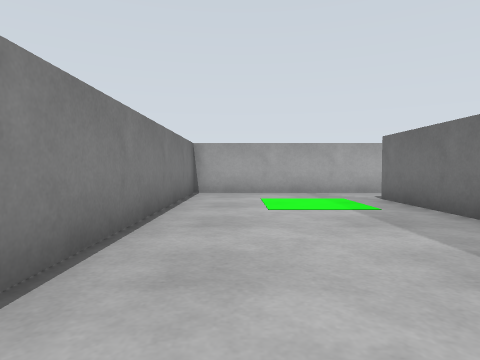
[1] (above)

21 first-person views from a walk through a robot-simulator world made for Gazebo. The camera is 0.72 m above the floor, tilts 2° down and sees 75° across. The floor is counted in squares, 1 m on a side. Each view is taken from the middle of a square. On the plan, view 1 faces up. The plan holds only what a view shows up to about 10 squares ahead; the rest is blank.

[2]
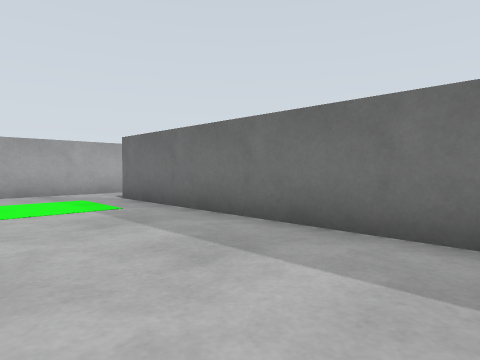

[3]
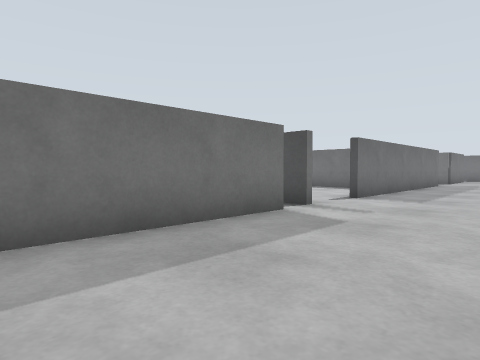

[4]
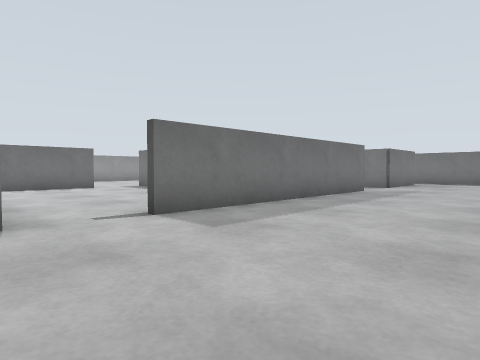

[5]
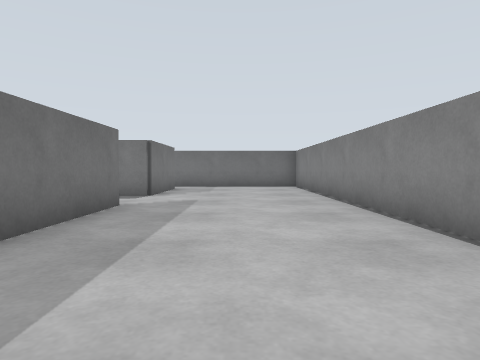

[6]
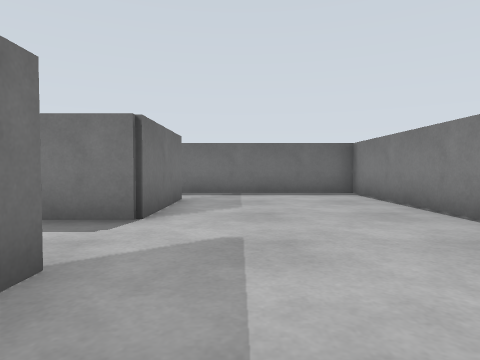

[7]
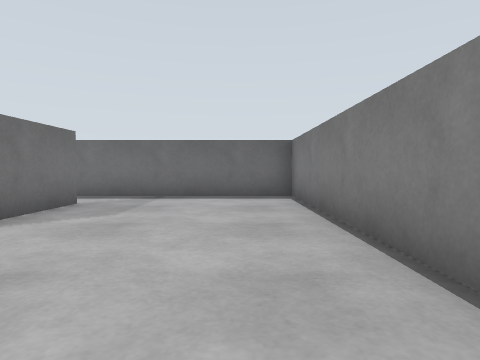

[8]
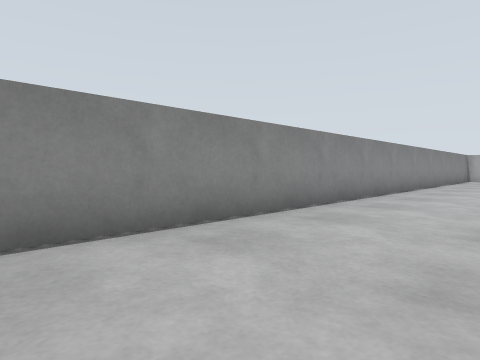

[9]
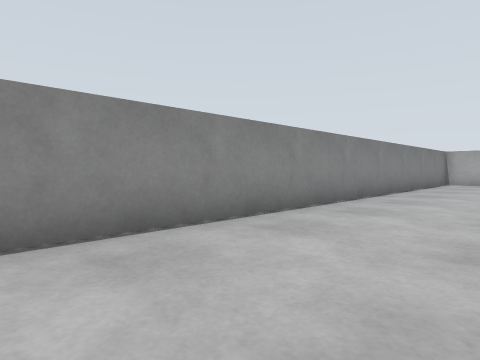

[10]
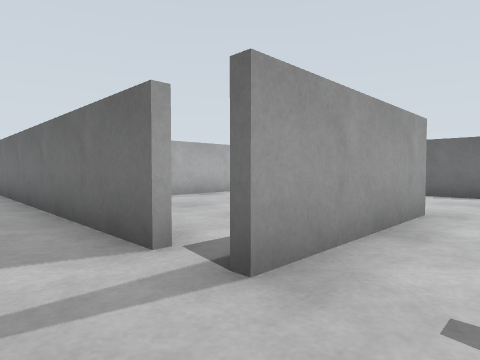

[11]
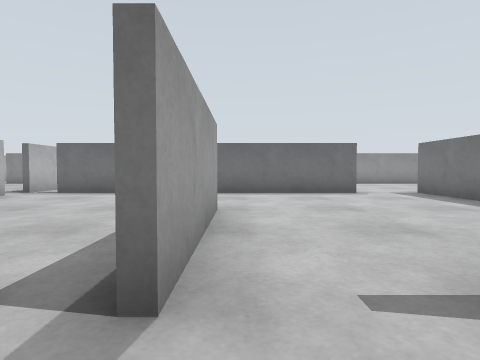

[12]
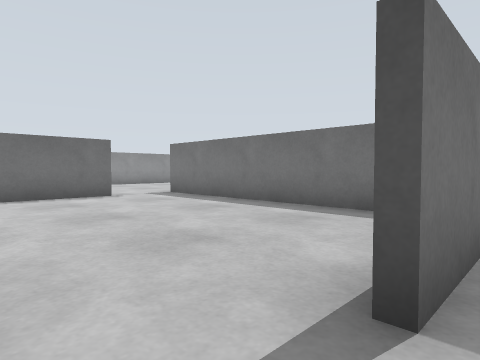

[13]
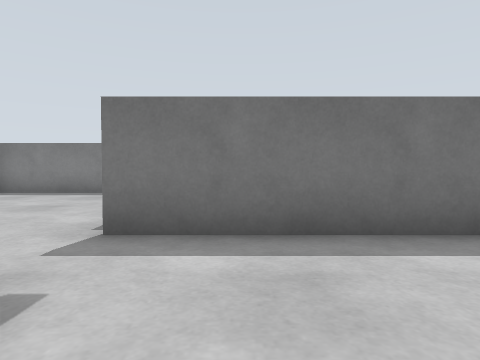

[14]
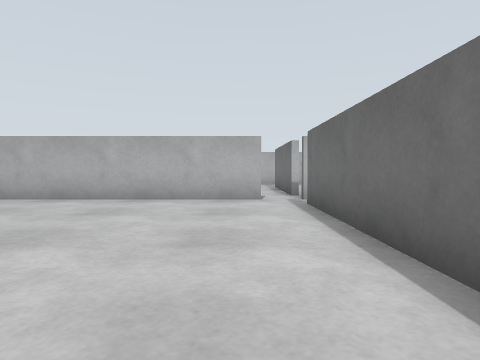

[15]
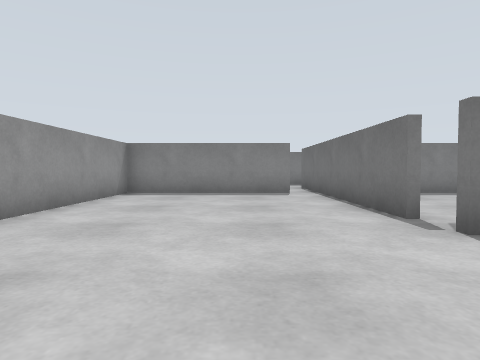

[16]
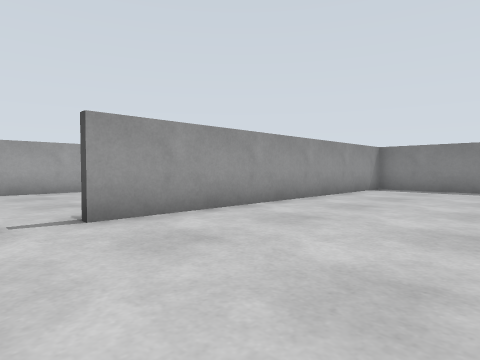

[17]
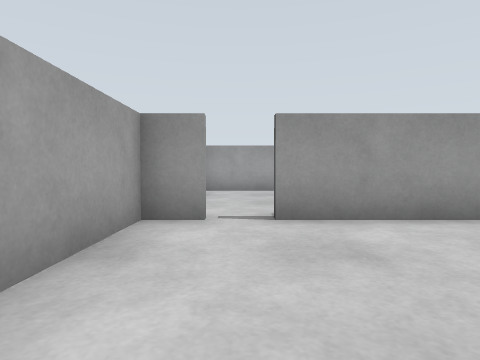

[18]
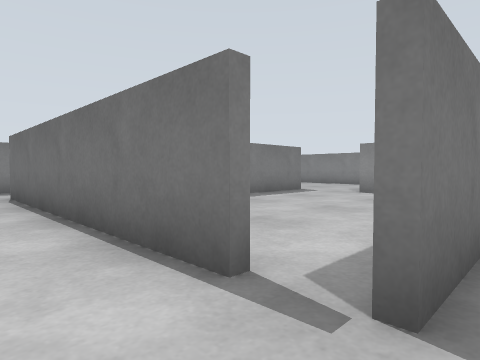

[19]
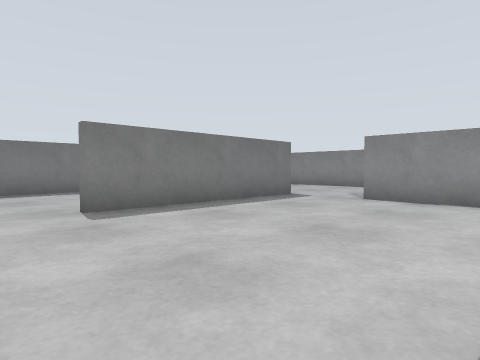

[20]
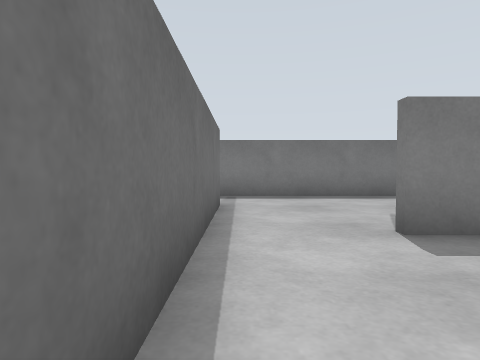

[21]
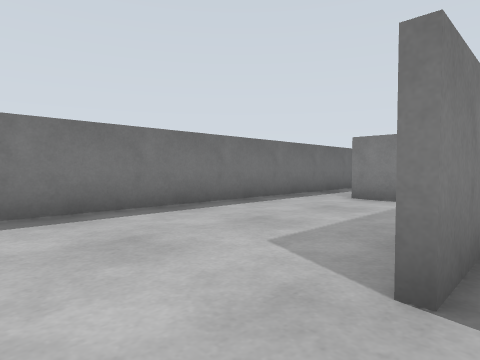

### Floor plan
Ten units are one square. View 1 is at (0, 0); x grows to the right and y downward. Boxes are objects, and circles mark ways between rooms. Rooms are numbered by the first view taken in them; rooms with no view inside come last. Other rooms are left out.
<svg viewBox="-19 -99 204 308">
<path fill="none" stroke="#000" d="M34 26 34 -75M34 132 34 55M34 185 34 154M34 -94 -14 -94 -14 204 36 204M76 36 35 36M114 76 114 -15M106 -24 42 -24M51 94 115 94M116 104 116 150M174 46 174 36 148 36M125 154 174 154 174 55M36 109 36 132M114 154 114 125M34 154 92 154M114 181 114 154M36 174 36 185M36 204 116 204"/>
<circle cx="40" cy="45" r="3" fill="#2a7"/>
<circle cx="40" cy="140" r="3" fill="#2a7"/>
<circle cx="40" cy="195" r="3" fill="#2a7"/>
<circle cx="120" cy="80" r="3" fill="#2a7"/>
<circle cx="110" cy="100" r="3" fill="#2a7"/>
<circle cx="105" cy="150" r="3" fill="#2a7"/>
<text x="10" y="50">1</text>
<text x="80" y="30">2</text>
<text x="150" y="90">3</text>
<text x="80" y="120">4</text>
<text x="80" y="180">5</text>
</svg>
Room 1 opens to room 2. Room 1 opens to room 4. Room 1 opens to room 5. Room 2 opens to room 3. Room 3 opens to room 4. Room 4 opens to room 5.

Where each view was taken, in squares from view 1:
view 1: 0 up, 0 right, facing up
view 2: 0 up, 0 right, facing up-right
view 3: 2 up, 0 right, facing down-right
view 4: 3 down, 1 left, facing down-right
view 5: 7 down, 1 right, facing down
view 6: 11 down, 2 right, facing down
view 7: 12 down, 0 right, facing down
view 8: 12 down, 2 right, facing up-left
view 9: 7 down, 2 right, facing up-left
view 10: 5 down, 2 right, facing up-right
view 11: 4 down, 2 right, facing right
view 12: 4 down, 3 right, facing down-right
view 13: 6 down, 10 right, facing down
view 14: 5 down, 10 right, facing up
view 15: 6 down, 14 right, facing down
view 16: 4 down, 13 right, facing down-right
view 17: 5 down, 13 right, facing right
view 18: 9 down, 13 right, facing down-left
view 19: 10 down, 11 right, facing down-left
view 20: 12 down, 11 right, facing down
view 21: 15 down, 11 right, facing down-left
